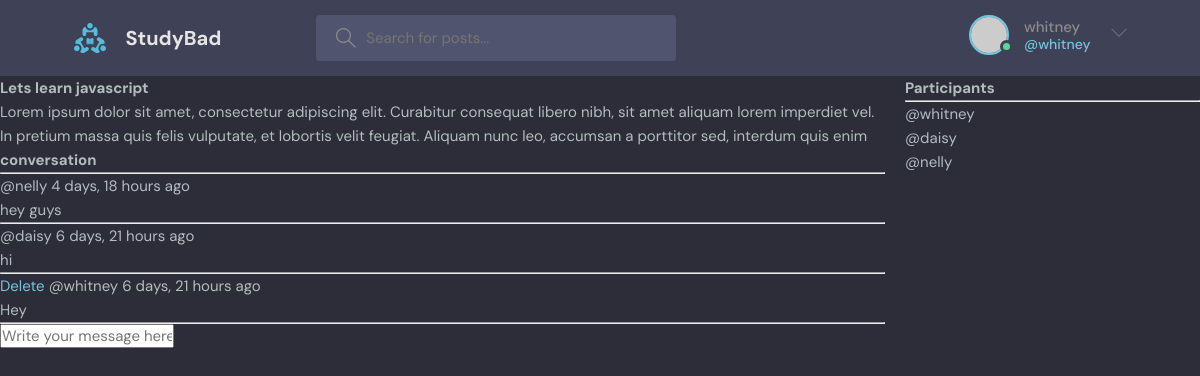
Screenshot of /room/1 (signed in) with the database file from the repository.
### base/models.py (models this page shows, shortened)
class Room(models.Model):
    host = models.ForeignKey(User, on_delete=models.SET_NULL, null=True)
    topic =  models.ForeignKey(Topic, on_delete=models.SET_NULL, null=True)
    name = models.CharField(max_length=200)
    description = models.TextField(null=True, blank=True)
    participants = models.ManyToManyField(User, related_name='participants', blank=True)
    updated = models.DateTimeField(auto_now=True)
    created = models.DateTimeField(auto_now_add=True)
    class Meta:
        ordering = ['-updated', '-created']

class Message(models.Model):
    user = models.ForeignKey(User, on_delete=models.CASCADE)
    room = models.ForeignKey(Room, on_delete=models.CASCADE)
    body = models.TextField()
    updated = models.DateTimeField(auto_now=True)
    created = models.DateTimeField(auto_now_add=True)
    class Meta:
        ordering = ['-updated', '-created']

### base/views.py (the view, shortened to what this page needs)
# urls.py: path('room/<str:pk>', views.room, name="room"),
def room(request, pk):
    room = Room.objects.get(id=pk)
    room_messages = room.message_set.all().order_by('-created')
    participants = room.participants.all()
    context = {'room': room, 'room_messages': room_messages,
               'participants': participants}
    return render(request, 'base/room.html', context)

### base/templates/base/room.html (shortened to what this page needs)
{% extends 'main.html' %}
{% block content %}
<div class="room-container">
    <div>
<h1>{{room.name}}</h1>
<p>{{room.description}}</p>
<div class="comment-wrapper">
    <h3>conversation</h3>
    <hr>
    {% for message in room_messages %}
    <div>
        {% if request.user == message.user %}
        <a href="{% url 'delete-message' message.id %}">Delete</a>
        {% endif %}
        <small>@{{message.user}} {{message.created|timesince}} ago</small>
        <p>{{message.body}}</p>
        <hr>
    </div>
    {% endfor%}
</div>
{% if request.user.is_authenticated %}
<div class="comment-form">
    <form action="" method="POST">
        <input type="text" name="body" placeholder="Write your message here...">
    </form>
</div>
{% endif %}
</div>
<div>
    <h3>Participants</h3>
    <hr>
    {% for user in participants %}
    <p>@{{user.username}}</p>
    {% endfor%}
</div>
</div>
{% endblock content %}

### templates/navbar.html (shortened to what this page needs)
{% load static %}
<header class="header header--loggedIn">
    <div class="container">
      <a href="{% url 'home' %}" class="header__logo">
        <img src="{% static  'images/logo.svg' %}" />
        <h1>StudyBad</h1>
      </a>
      <form class="header__search" method="GET" action="{% url 'home' %}">
        <label>
          <input name="q" placeholder="Search for posts..." />
        </label>
      </form>
      <nav class="header__menu">
        {% if request.user.is_authenticated %}
        <div class="header__user">
          <a href="profile.html">
            <div class="avatar avatar--medium active">
              <img src="https://randomuser.me/api/portraits/men/37.jpg" />
            </div>
            <p>{{request.user.username}}<span>@{{request.user.username}}</span></p>
          </a>
          <button class="dropdown-button">
            <svg version="1.1" xmlns="http://www.w3.org/2000/svg" width="32" height="32" viewBox="0 0 32 32">
              <title>chevron-down</title>
              <path d="M16 21l-13-13h-3l16 16 16-16h-3l-13 13z"></path>
            </svg>
          </button>
        </div>
        {% else %}
        <a href="{% url 'login' %}">
          <img src="./assets/avatar.svg" />
          <p>Login</p>
        </a>
    {% endif %}
      </nav>
    </div>
  </header>

### static/styles/style.css (style rules this page uses)
:root { --color-main: #71c6dd; --color-main-light: #e1f6fb; --color-dark: #3f4156; --color-dark-medium: #51546e; --color-dark-light: #696d97; --color-light: #e5e5e5; --color-gray: #8b8b8b; --color-light-gray: #b2bdbd; --color-bg: #2d2d39; --color-success: #5dd693; --color-error: #fc4b0b; }
* { font-family: "DM Sans", -apple-system, BlinkMacSystemFont, "Segoe UI", Roboto, Oxygen, Ubuntu, Cantarell, "Open Sans", "Helvetica Neue", sans-serif; margin: 0; padding: 0; box-sizing: border-box; text-rendering: optimizeLegibility; font-size: inherit; }
html { font-size: 56.25%; }
@media only screen and (min-width: 1200px) { html { font-size: 62.5%; } }
body { line-height: 1.6; font-weight: 400; font-size: 1.5rem; color: var(--color-light-gray); background-color: var(--color-bg); min-height: 100vh; }
img { width: 100%; }
a { display: inline-block; color: var(--color-main); text-decoration: none; }
.container { max-width: 120rem; width: 90%; margin: auto; }
.avatar { position: relative; display: inline-block; border-radius: 50%; border: 2px solid var(--color-main); }
.avatar img { display: block; border-radius: 50%; object-fit: cover; object-position: center; }
.avatar::after { content: ""; display: block; position: absolute; background-color: var(--color-gray); z-index: 111; border-radius: 50%; border: 0.3rem solid var(--color-dark); }
.avatar.active::after { background-color: var(--color-success); }
.avatar.avatar--medium img { width: 3.6rem; height: 3.6rem; border-radius: 50%; }
.avatar.avatar--medium:after { width: 0.7rem; height: 0.7rem; bottom: 0px; right: -6px; }
.header { padding: 1.5rem; background-color: var(--color-dark); }
.header > .container { display: flex; gap: 9.5rem; }
.header__logo, .header__user { display: flex; gap: 2rem; align-items: center; }
.header__logo > img { height: 3.2rem; width: 3.2rem; }
.header__logo > h1 { font-weight: 700; font-size: 2rem; color: var(--color-light); }
.header__search > label { background-color: var(--color-dark-medium); padding: 1.3rem 1rem; display: flex; align-items: center; gap: 1rem; border-radius: 4px; }
.header__search svg { fill: var(--color-gray); width: 2rem; height: 2rem; margin-left: 1rem; }
.header__search input { width: 30rem; background: transparent; border: none; outline: none; color: var(--color-light); }
.header__menu { margin-left: auto; position: relative; }
.header__menu a { display: flex; gap: 1.5rem; align-items: center; font-weight: 500; text-decoration: none; color: var(--color-gray); }
.header__menu img { height: 3.6rem; }
.header__menu p { line-height: 1.2; }
.header__menu span { color: var(--color-main); font-weight: 500; font-size: 1.4rem; display: block; }
.header__menu svg { width: 1.6rem; height: 1.6rem; fill: var(--color-dark-light); }
.dropdown-button { background: transparent; border: 0; outline: 0; cursor: pointer; }

### base/templates/base/room.html (style rules this page uses)
.room-container { display: grid; grid-template-columns: 3fr 1fr; gap: 20px; height: 100vh; }

### rows the page displays
Room: name "Lets learn javascript", description "Lorem ipsum dolor sit amet, consectetur adipiscing elit. Curabitur consequat libero nibh, sit amet aliquam lorem imperdiet vel. In pretium massa quis felis vulputate, et lobortis velit feugiat. Aliquam nunc leo, accumsan a porttitor sed, interdum quis enim"
Message: user "nelly", created "4 days, 18 hours", body "hey guys"
Message: user "daisy", created "6 days, 21 hours", body "hi"
Message: shows "Delete", user "whitney", created "6 days, 21 hours", body "Hey"

### other values shown
{{ request.user.username }} "whitney"
{{ user.username }} "whitney"
{{ user.username }} "daisy"
{{ user.username }} "nelly"
